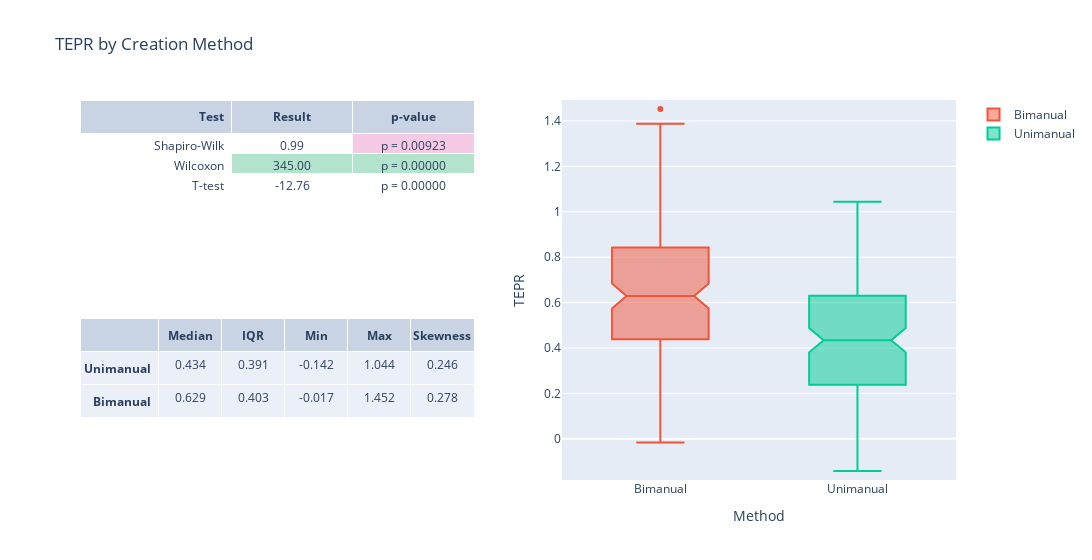

Notebook cell for this chart:
### Code cell
stats_table = go.Table(columnwidth=[5,4,4,4,4])
stats_table.header = dict(
    values=summary_header, 
    align = ['right', 'center'],)
stats_table.cells = dict(
        values=summary_values,
        align = ['right', 'center'],
        format=["", ".3f"],
        )

results_table = go.Table(columnwidth=[5,4,4])
results_table.header = dict(
    values= results_header, 
    align = ['right', 'center'],)
results_table.cells = dict(
        values=results_values,
        align = ['right', 'center'],
        format=["", ".2f", ".5f"],
        fill_color=fill_color,
        prefix=results_prefix,
        )

tepr_fig = make_subplots(
    rows=2, cols=2,
    shared_xaxes=False,
    specs=[
        [{"type": "table"}, {"type": "box", "rowspan": 2}],
        [{"type": "table"}, None]
    ])

tepr_fig.add_trace(stats_table, row=2, col=1)
tepr_fig.add_trace(go.Box(y=tepr_crt['bimanual'], name="Bimanual", notched=True, notchwidth=0.15), row=1, col=2)
tepr_fig.add_trace(go.Box(y=tepr_crt['unimanual'], name="Unimanual", notched=True, notchwidth=0.15), row=1, col=2)
tepr_fig.add_trace(results_table, row=1, col=1)

tepr_fig.update_layout(
    title_text="TEPR by Creation Method",
    width=1200,
    xaxis_title='Method',
    yaxis_title='TEPR',
)

tepr_max = max(tepr_uni.max(), tepr_bi.max())
tepr_min = min(tepr_uni.min(), tepr_bi.min())
tepr_range = 0.025 * (tepr_max - tepr_min)
tepr_fig.update_yaxes(range=[min(tepr_uni.min() - tepr_range, tepr_bi.min() - tepr_range), max(tepr_uni.max() + tepr_range, tepr_bi.max() + tepr_range)])
tepr_fig.show()

### Figure 1 — Plotly figure (JSON) as saved in the notebook; plotly's stock layout.template omitted (floating-point values rounded to 4 significant figures; data arrays with more than 128 entries replaced by an {"elided": "..."} marker saying what was removed)
{"data": [{"cells": {"align": ["right", "center"], "format": ["", ".3f"], "values": [["<b>Unimanual</b>", "<b>Bimanual</b>"], [0.4341, 0.6288], [0.3908, 0.4027], [-0.1416, -0.01659], [1.044, 1.452], [0.2465, 0.2775]]}, "columnwidth": [5, 4, 4, 4, 4], "domain": {"x": [0, 0.45], "y": [0, 0.425]}, "header": {"align": ["right", "center"], "values": ["", "<b>Median</b>", "<b>IQR</b>", "<b>Min</b>", "<b>Max</b>", "<b>Skewness</b>"]}, "type": "table"}, {"name": "Bimanual", "notched": true, "notchwidth": 0.15, "type": "box", "xaxis": "x", "y": {"elided": "133 float values"}, "yaxis": "y"}, {"name": "Unimanual", "notched": true, "notchwidth": 0.15, "type": "box", "xaxis": "x", "y": {"elided": "133 float values"}, "yaxis": "y"}, {"cells": {"align": ["right", "center"], "fill": {"color": [["white", "white", "white"], ["white", "rgb(179,226,205)", "white"], ["rgb(244,202,228)", "rgb(179,226,205)", "white"]]}, "format": ["", ".2f", ".5f"], "prefix": ["", "", "p = "], "values": [["Shapiro-Wilk", "Wilcoxon", "T-test"], [0.9857, 345, -12.76], [0.009232, 2.672e-20, 8.564e-25]]}, "columnwidth": [5, 4, 4], "domain": {"x": [0, 0.45], "y": [0.575, 1]}, "header": {"align": ["right", "center"], "values": ["<b>Test</b>", "<b>Result</b>", "<b>p-value</b>"]}, "type": "table"}], "layout": {"title": {"text": "TEPR by Creation Method"}, "width": 1200, "xaxis": {"anchor": "y", "domain": [0.55, 1], "title": {"text": "Method"}}, "yaxis": {"anchor": "x", "domain": [0, 1], "range": [-0.1814, 1.492], "title": {"text": "TEPR"}}}}
